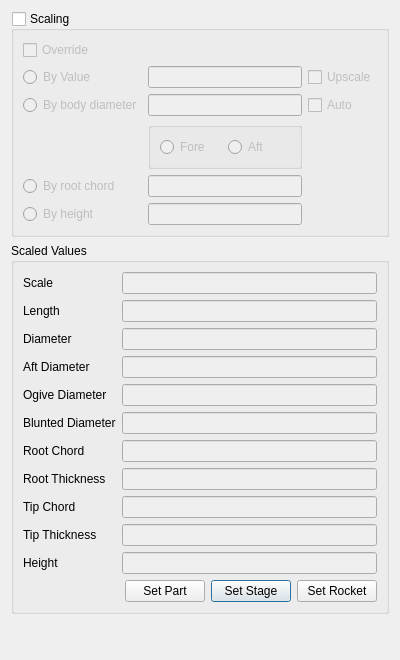
<?xml version="1.0" encoding="UTF-8"?>
<ui version="4.0">
 <class>Dialog</class>
 <widget class="QDialog" name="Dialog">
  <property name="geometry">
   <rect>
    <x>0</x>
    <y>0</y>
    <width>400</width>
    <height>660</height>
   </rect>
  </property>
  <property name="windowTitle">
   <string>Dialog</string>
  </property>
  <layout class="QVBoxLayout" name="verticalLayout">
   <item>
    <widget class="QGroupBox" name="scalingGroup">
     <property name="title">
      <string>Scaling</string>
     </property>
     <property name="checkable">
      <bool>true</bool>
     </property>
     <property name="checked">
      <bool>false</bool>
     </property>
     <layout class="QGridLayout" name="gridLayout">
      <item row="2" column="0">
       <widget class="QRadioButton" name="scaleDiameterRadio">
        <property name="text">
         <string>By body diameter</string>
        </property>
       </widget>
      </item>
      <item row="0" column="0">
       <widget class="QCheckBox" name="scaleOverrideCheckbox">
        <property name="text">
         <string>Override</string>
        </property>
       </widget>
      </item>
      <item row="2" column="1">
       <widget class="Gui::InputField" name="scaleDiameterInput">
        <property name="unit" stdset="0">
         <string notr="true"/>
        </property>
       </widget>
      </item>
      <item row="4" column="0">
       <widget class="QRadioButton" name="scaleRootRadio">
        <property name="text">
         <string>By root chord</string>
        </property>
       </widget>
      </item>
      <item row="1" column="2">
       <widget class="QCheckBox" name="upscaleCheckbox">
        <property name="text">
         <string>Upscale</string>
        </property>
       </widget>
      </item>
      <item row="4" column="1">
       <widget class="Gui::InputField" name="scaleRootInput">
        <property name="unit" stdset="0">
         <string notr="true"/>
        </property>
       </widget>
      </item>
      <item row="5" column="0">
       <widget class="QRadioButton" name="scaleHeightRadio">
        <property name="text">
         <string>By height</string>
        </property>
       </widget>
      </item>
      <item row="2" column="2">
       <widget class="QCheckBox" name="scaleDiameterCheckbox">
        <property name="text">
         <string>Auto</string>
        </property>
       </widget>
      </item>
      <item row="5" column="1">
       <widget class="Gui::InputField" name="scaleHeightInput">
        <property name="unit" stdset="0">
         <string notr="true"/>
        </property>
       </widget>
      </item>
      <item row="3" column="1">
       <widget class="QGroupBox" name="scaleForeAftGroup">
        <property name="title">
         <string/>
        </property>
        <layout class="QHBoxLayout" name="horizontalLayout_2">
         <item>
          <widget class="QRadioButton" name="scaleForeRadio">
           <property name="text">
            <string>Fore</string>
           </property>
          </widget>
         </item>
         <item>
          <widget class="QRadioButton" name="scaleAftRadio">
           <property name="text">
            <string>Aft</string>
           </property>
          </widget>
         </item>
        </layout>
       </widget>
      </item>
      <item row="1" column="0">
       <widget class="QRadioButton" name="scaleRadio">
        <property name="text">
         <string>By Value</string>
        </property>
       </widget>
      </item>
      <item row="1" column="1">
       <widget class="Gui::InputField" name="scaleInput">
        <property name="unit" stdset="0">
         <string notr="true"/>
        </property>
       </widget>
      </item>
     </layout>
    </widget>
   </item>
   <item>
    <widget class="QGroupBox" name="groupBox_2">
     <property name="title">
      <string>Scaled Values</string>
     </property>
     <layout class="QGridLayout" name="gridLayout_2">
      <item row="4" column="0">
       <widget class="QLabel" name="scaledOgiveDiameterLabel">
        <property name="text">
         <string>Ogive Diameter</string>
        </property>
       </widget>
      </item>
      <item row="7" column="1">
       <widget class="Gui::InputField" name="scaledRootThicknessInput">
        <property name="enabled">
         <bool>false</bool>
        </property>
        <property name="unit" stdset="0">
         <string notr="true"/>
        </property>
       </widget>
      </item>
      <item row="2" column="1">
       <widget class="Gui::InputField" name="scaledDiameterInput">
        <property name="enabled">
         <bool>false</bool>
        </property>
        <property name="unit" stdset="0">
         <string notr="true"/>
        </property>
       </widget>
      </item>
      <item row="9" column="1">
       <widget class="Gui::InputField" name="scaledTipThicknessInput">
        <property name="enabled">
         <bool>false</bool>
        </property>
        <property name="unit" stdset="0">
         <string notr="true"/>
        </property>
       </widget>
      </item>
      <item row="4" column="1">
       <widget class="Gui::InputField" name="scaledOgiveDiameterInput">
        <property name="enabled">
         <bool>false</bool>
        </property>
        <property name="unit" stdset="0">
         <string notr="true"/>
        </property>
       </widget>
      </item>
      <item row="6" column="1">
       <widget class="Gui::InputField" name="scaledRootInput">
        <property name="enabled">
         <bool>false</bool>
        </property>
        <property name="unit" stdset="0">
         <string notr="true"/>
        </property>
       </widget>
      </item>
      <item row="11" column="0" colspan="2">
       <layout class="QGridLayout" name="gridLayout_3">
        <item row="1" column="2">
         <widget class="QPushButton" name="scaledSetStageButton">
          <property name="text">
           <string>Set Stage</string>
          </property>
         </widget>
        </item>
        <item row="1" column="3">
         <widget class="QPushButton" name="scaleSetRocketButton">
          <property name="text">
           <string>Set Rocket</string>
          </property>
         </widget>
        </item>
        <item row="1" column="1">
         <widget class="QPushButton" name="scaledSetPartButton">
          <property name="text">
           <string>Set Part</string>
          </property>
         </widget>
        </item>
        <item row="1" column="0">
         <spacer name="horizontalSpacer_2">
          <property name="orientation">
           <enum>Qt::Orientation::Horizontal</enum>
          </property>
          <property name="sizeHint" stdset="0">
           <size>
            <width>0</width>
            <height>20</height>
           </size>
          </property>
         </spacer>
        </item>
       </layout>
      </item>
      <item row="0" column="0">
       <widget class="QLabel" name="scaledLabel">
        <property name="text">
         <string>Scale</string>
        </property>
       </widget>
      </item>
      <item row="1" column="0">
       <widget class="QLabel" name="scaledLengthLabel">
        <property name="text">
         <string>Length</string>
        </property>
       </widget>
      </item>
      <item row="10" column="0">
       <widget class="QLabel" name="scaledHeightLabel">
        <property name="text">
         <string>Height</string>
        </property>
       </widget>
      </item>
      <item row="9" column="0">
       <widget class="QLabel" name="scaledTipThicknessLabel">
        <property name="text">
         <string>Tip Thickness</string>
        </property>
       </widget>
      </item>
      <item row="5" column="1">
       <widget class="Gui::InputField" name="scaledBluntedDiameterInput">
        <property name="enabled">
         <bool>false</bool>
        </property>
        <property name="unit" stdset="0">
         <string notr="true"/>
        </property>
       </widget>
      </item>
      <item row="2" column="0">
       <widget class="QLabel" name="scaledDiameterLabel">
        <property name="text">
         <string>Diameter</string>
        </property>
       </widget>
      </item>
      <item row="10" column="1">
       <widget class="Gui::InputField" name="scaledHeightInput">
        <property name="enabled">
         <bool>false</bool>
        </property>
        <property name="unit" stdset="0">
         <string notr="true"/>
        </property>
       </widget>
      </item>
      <item row="7" column="0">
       <widget class="QLabel" name="scaledRootThicknessLabel">
        <property name="text">
         <string>Root Thickness</string>
        </property>
       </widget>
      </item>
      <item row="1" column="1">
       <widget class="Gui::InputField" name="scaledLengthInput">
        <property name="enabled">
         <bool>false</bool>
        </property>
        <property name="unit" stdset="0">
         <string notr="true"/>
        </property>
       </widget>
      </item>
      <item row="5" column="0">
       <widget class="QLabel" name="scaledBluntedDiameterLabel">
        <property name="text">
         <string>Blunted Diameter</string>
        </property>
       </widget>
      </item>
      <item row="6" column="0">
       <widget class="QLabel" name="scaledRootLabel">
        <property name="text">
         <string>Root Chord</string>
        </property>
       </widget>
      </item>
      <item row="0" column="1">
       <widget class="Gui::InputField" name="scaledInput">
        <property name="enabled">
         <bool>false</bool>
        </property>
        <property name="unit" stdset="0">
         <string notr="true"/>
        </property>
       </widget>
      </item>
      <item row="8" column="1">
       <widget class="Gui::InputField" name="scaledTipInput">
        <property name="enabled">
         <bool>false</bool>
        </property>
        <property name="unit" stdset="0">
         <string notr="true"/>
        </property>
       </widget>
      </item>
      <item row="8" column="0">
       <widget class="QLabel" name="scaledTipLabel">
        <property name="text">
         <string>Tip Chord</string>
        </property>
       </widget>
      </item>
      <item row="3" column="0">
       <widget class="QLabel" name="scaledAftDiameterLabel">
        <property name="text">
         <string>Aft Diameter</string>
        </property>
       </widget>
      </item>
      <item row="3" column="1">
       <widget class="Gui::InputField" name="scaledAftDiameterInput">
        <property name="enabled">
         <bool>false</bool>
        </property>
        <property name="unit" stdset="0">
         <string notr="true"/>
        </property>
       </widget>
      </item>
     </layout>
    </widget>
   </item>
   <item>
    <spacer name="verticalSpacer">
     <property name="orientation">
      <enum>Qt::Orientation::Vertical</enum>
     </property>
     <property name="sizeHint" stdset="0">
      <size>
       <width>20</width>
       <height>0</height>
      </size>
     </property>
    </spacer>
   </item>
  </layout>
 </widget>
 <customwidgets>
  <customwidget>
   <class>Gui::InputField</class>
   <extends>QLineEdit</extends>
   <header>Gui/InputField.h</header>
  </customwidget>
 </customwidgets>
 <tabstops>
  <tabstop>scalingGroup</tabstop>
  <tabstop>scaleOverrideCheckbox</tabstop>
  <tabstop>scaleRadio</tabstop>
  <tabstop>scaleInput</tabstop>
  <tabstop>upscaleCheckbox</tabstop>
  <tabstop>scaleDiameterRadio</tabstop>
  <tabstop>scaleDiameterInput</tabstop>
  <tabstop>scaleDiameterCheckbox</tabstop>
  <tabstop>scaleForeRadio</tabstop>
  <tabstop>scaleAftRadio</tabstop>
  <tabstop>scaleRootRadio</tabstop>
  <tabstop>scaleRootInput</tabstop>
  <tabstop>scaleHeightRadio</tabstop>
  <tabstop>scaleHeightInput</tabstop>
  <tabstop>scaledInput</tabstop>
  <tabstop>scaledLengthInput</tabstop>
  <tabstop>scaledDiameterInput</tabstop>
  <tabstop>scaledAftDiameterInput</tabstop>
  <tabstop>scaledOgiveDiameterInput</tabstop>
  <tabstop>scaledBluntedDiameterInput</tabstop>
  <tabstop>scaledRootInput</tabstop>
  <tabstop>scaledRootThicknessInput</tabstop>
  <tabstop>scaledTipInput</tabstop>
  <tabstop>scaledTipThicknessInput</tabstop>
  <tabstop>scaledHeightInput</tabstop>
  <tabstop>scaledSetPartButton</tabstop>
  <tabstop>scaledSetStageButton</tabstop>
  <tabstop>scaleSetRocketButton</tabstop>
 </tabstops>
 <resources/>
 <connections/>
</ui>
